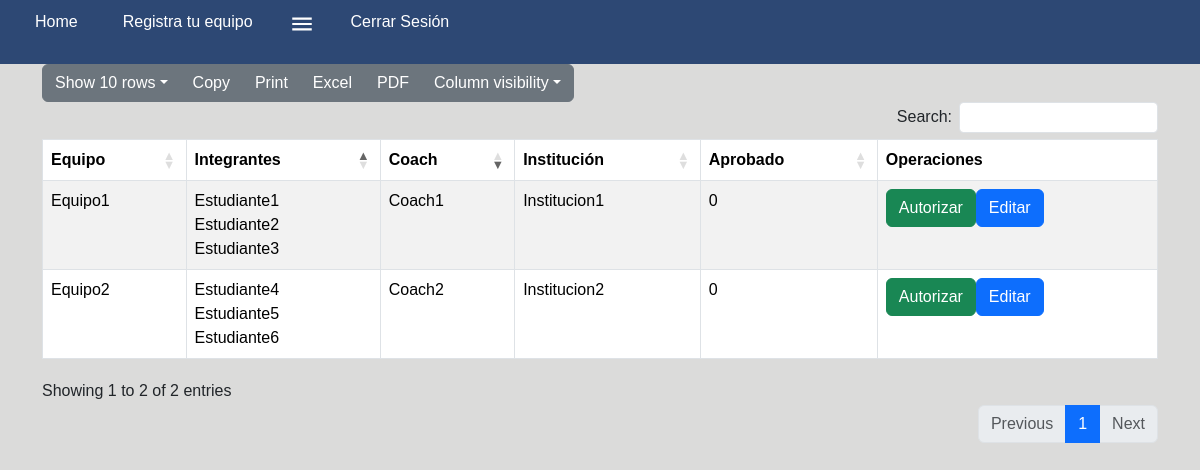
/Vista/ListaEquipos.php (signed in), run on the app's committed database.
### tables this page shows
create table
    Equipos (
        IdE int auto_increment,
        NombreEquipo varchar(50) not null,
        Estudiante1 varchar(25) not null,
        Estudiante2 varchar(25) not null,
        Estudiante3 varchar(25) not null,
        Institucion varchar(25) not null,
        Coach varchar(25) not null,
        FotoEquipo VARCHAR(255),
        Aprobado int not null,
        primary key (IdE),
        foreign key (Institucion) references Instituciones (NombreI)
    );

### datos/conexion.php (called while the page is built)
<?php
class Conexion
{
    private static $servidor = 'localhost' ;
    private static $db = 'Coding' ;
    private static $usuario = 'root';
    private static $password = 'root';
    private static $puerto = '3306';
    private static $conexion  = null;
    public static function conectar()
    {
        if (self::$conexion==null)
        {
            try
            {
                self::$conexion =  new PDO( "mysql:host=".self::$servidor.";port=".self::$puerto.";dbname=".self::$db, self::$usuario, self::$password);
                self::$conexion->setAttribute(PDO::ATTR_ERRMODE, PDO::ERRMODE_EXCEPTION);
            }
            catch(PDOException $e)
            {
                exit($e->getMessage());
            }
        }
        return self::$conexion;
    }
    public static function desconectar()
    {
        self::$conexion = null;
    }
}
?>

### datos/daoEquipos.php (called while the page is built, shortened)
<?php
require_once('conexion.php');
class DAOEquipos
{
    private $conexion;
    private function conectar()
    {
        try {
            $this->conexion = Conexion::conectar();
        } catch (Exception $e) {
            die($e->getMessage());
        }
    }
    public function obtenerTodos()
    {
        try {
            $lista = array();
            $sentenciaSQL = $this->conexion->prepare("SELECT * FROM Equipos");
            $sentenciaSQL->execute();
            $resultado = $sentenciaSQL->fetchAll(PDO::FETCH_OBJ);
            foreach ($resultado as $row) {
                $obj = new Equipos();
                $obj->IdE = $row->IdE;
                $obj->NombreEquipo = $row->NombreEquipo;
                $obj->Estudiante1 = $row->Estudiante1;
                $obj->Estudiante2 = $row->Estudiante2;
                $obj->Estudiante3 = $row->Estudiante3;
                $obj->Coach = $row->Coach;
                $obj->Institucion = $row->Institucion;
                $obj->FotoEquipo = $row->FotoEquipo;
                $obj->Aprobado = $row->Aprobado;
                $lista[] = $obj;
            }
            return $lista;
        } catch (PDOException $e) {
            return null;
        } finally {
            Conexion::desconectar();
        }
    }
}

### Vista/ListaEquipos.php (the view, shortened to what this page needs)
<!DOCTYPE html>
<html lang="en">
<head>
    <link rel="stylesheet" href="css/bootstrap.min.css">
    <link rel="stylesheet" href="../dt/DataTables-1.13.6/css/dataTables.bootstrap5.min.css">
    <link rel="stylesheet" href="../dt/Buttons-2.4.2/css/buttons.bootstrap5.min.css">
</head>
<body>
    <?php
    require('../Principal/menu.php');
    require_once('../Datos/daoEquipos.php');
    $nombreCoach = $_SESSION['usuario_nombre'];
    $dao = new DAOEquipos();
    if (isset($_SESSION['tipo_usuario']) && ($_SESSION['tipo_usuario'] === 'administrador' || $_SESSION['tipo_usuario'] === 'auxiliar')) {
        $listaEquipos = $dao->obtenerTodos();
    } else {
        $listaEquipos = $dao->obtenerEquiposPorCoach($nombreCoach);
    }
    ?>
    <div class="container">
        <table id="lista" class="table table-striped table-bordered">
            <thead>
                <tr>
                    <th>Equipo</th>
                    <th>Integrantes</th>
                    <th>Coach</th>
                    <th>Institución</th>
                    <th>Aprobado</th>
                    <th>Operaciones</th>
                </tr>
            </thead>
            <tbody>
                <?php
                if ($listaEquipos) {
                    foreach ($listaEquipos as $equipo) {
                        echo "<tr>",
                        "<td>{$equipo->NombreEquipo}</td>",
                        "<td>{$equipo->Estudiante1}<br>{$equipo->Estudiante2}<br>{$equipo->Estudiante3}</td>",
                        "<td>{$equipo->Coach}</td>",
                        "<td>{$equipo->Institucion}</td>",
                        "<td>{$equipo->Aprobado}</td>",
                        "<td>";
                        if (isset($_SESSION['tipo_usuario']) && ($_SESSION['tipo_usuario'] === 'administrador' || $_SESSION['tipo_usuario'] === 'auxiliar')) {
                            if ($equipo->Aprobado != 1) {
                                echo "<button class='btn btn-success btn-autorizar' id='btn-Autorizar-{$equipo->IdE}' data-idE='{$equipo->IdE}' data-equipo='{$equipo->NombreEquipo}'>Autorizar</button>",
                                "<button class='btn btn-primary btn-editar' data-idE='{$equipo->IdE}'>Editar</button>";
                            } else {
                                echo "<button class='btn btn-danger btn-eliminar' id='btn-Eliminar-{$equipo->IdE}' data-idE='{$equipo->IdE}' data-equipo='{$equipo->NombreEquipo}'>Eliminar</button>";
                            }
                        } elseif ($equipo->Aprobado != 1){
                            echo "<button class='btn btn-primary btn-editar' data-idE='{$equipo->IdE}'>Editar</button>";
                        }
                        echo "</td>",
                        "</tr>";
                    }
                } else {
                    echo "<tr><td colspan='6'>No se encontraron registros</td></tr>";
                }
                ?>
            </tbody>
        </table>
    </div>
</body>
</html>

### estilos/estilos.css (style rules this page uses)
body { margin: 0; padding: 0; font-family: 'Arial', sans-serif; background-color: #dbdbda; }

### data on the page
equipos: NombreEquipo "Equipo1", Estudiante1 "Estudiante1", Estudiante2 "Estudiante2", Estudiante3 "Estudiante3", Coach "Coach1", Institucion "Institucion1", Aprobado "0"
equipos: NombreEquipo "Equipo2", Estudiante1 "Estudiante4", Estudiante2 "Estudiante5", Estudiante3 "Estudiante6", Coach "Coach2", Institucion "Institucion2", Aprobado "0"
